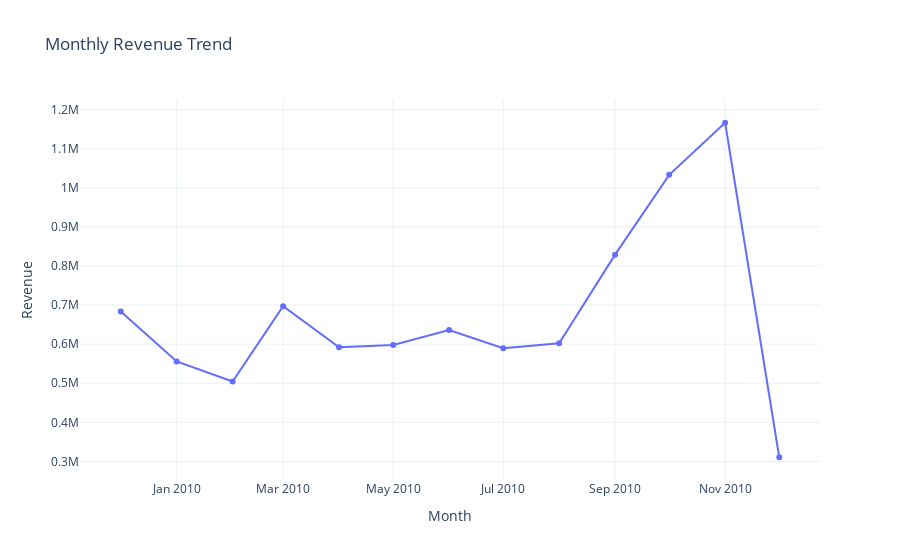

This figure's notebook cell:
### Code cell
# Visualisation de l'évolution du chiffre d'affaires mensuel avec Plotly
fig = px.line(
    Monthly_revenue,    # DataFrame contenant les données agrégées
    x='YearMonth',      # Axe X : périodes mensuelles
    y='Revenue',        # Axe Y : chiffre d'affaires
    title='Monthly Revenue Trend',  # Titre du graphique
    markers=True        # Affiche un point pour chaque mois
)

# Personnalisation de la mise en page
fig.update_layout(
    xaxis_title = "Month",          # Libellé axe X
    yaxis_title = "Revenue",        # Libellé axe Y
    template = "plotly_white"       # Thème visuel épuré (fond blanc)
)

fig.write_image("../reports/figures/monthly_revenue_Trend.png")
# Affichage interactif du graphique
fig.show()

### Figure 1 — Plotly figure (JSON) as saved in the notebook; plotly's stock layout.template omitted (floating-point values rounded to 4 significant figures)
{"data": [{"hovertemplate": "YearMonth=%{x}<br>Revenue=%{y}<extra></extra>", "legendgroup": "", "line": {"color": "#636efa", "dash": "solid"}, "marker": {"symbol": "circle"}, "mode": "lines+markers", "name": "", "orientation": "v", "showlegend": false, "type": "scatter", "x": ["2009-12", "2010-01", "2010-02", "2010-03", "2010-04", "2010-05", "2010-06", "2010-07", "2010-08", "2010-09", "2010-10", "2010-11", "2010-12"], "xaxis": "x", "y": [683500.0, 555800.0, 504600.0, 697000.0, 592000.0, 597800.0, 636400.0, 589700.0, 602200.0, 829000.0, 1033000.0, 1166000.0, 310700.0], "yaxis": "y"}], "layout": {"legend": {"tracegroupgap": 0}, "title": {"text": "Monthly Revenue Trend"}, "xaxis": {"anchor": "y", "domain": [0, 1], "title": {"text": "Month"}}, "yaxis": {"anchor": "x", "domain": [0, 1], "title": {"text": "Revenue"}}}}
